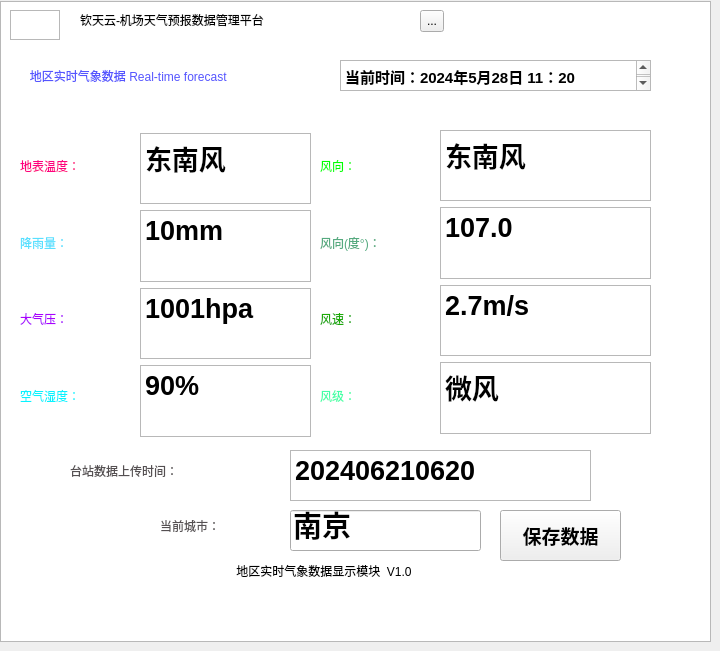
   <widget class="QWidget" name="tab">
    <attribute name="title">
     <string>实时气象数据</string>
    </attribute>
    <widget class="QLabel" name="labelV">
     <property name="geometry">
      <rect>
       <x>-30</x>
       <y>560</y>
       <width>551</width>
       <height>21</height>
      </rect>
     </property>
     <property name="styleSheet">
      <string notr="true">color: rgb(0, 0, 0);
font: 10pt &quot;Microsoft YaHei UI&quot;;</string>
     </property>
     <property name="text">
      <string>                                                                                地区实时气象数据显示模块  V1.0</string>
     </property>
    </widget>
    <widget class="QLabel" name="label">
     <property name="geometry">
      <rect>
       <x>20</x>
       <y>60</y>
       <width>311</width>
       <height>31</height>
      </rect>
     </property>
     <property name="styleSheet">
      <string notr="true">color: rgb(85, 85, 255);
font: 700 12pt &quot;Microsoft YaHei UI&quot;;
background-color: rgb(255, 255, 255);
alternate-background-color: rgb(0, 255, 127);</string>
     </property>
     <property name="text">
      <string>   地区实时气象数据 Real-time forecast</string>
     </property>
    </widget>
    <widget class="QLineEdit" name="Filedirectorycity1">
     <property name="geometry">
      <rect>
       <x>290</x>
       <y>510</y>
       <width>191</width>
       <height>41</height>
      </rect>
     </property>
     <property name="font">
      <font>
       <family>Microsoft YaHei UI</family>
       <pointsize>22</pointsize>
       <italic>false</italic>
       <bold>true</bold>
      </font>
     </property>
     <property name="styleSheet">
      <string notr="true">color: rgb(0, 0, 0);
font: 700 22pt &quot;Microsoft YaHei UI&quot;;</string>
     </property>
     <property name="text">
      <string>南京</string>
     </property>
    </widget>
    <widget class="QToolButton" name="Helpbut">
     <property name="geometry">
      <rect>
       <x>420</x>
       <y>10</y>
       <width>24</width>
       <height>22</height>
      </rect>
     </property>
     <property name="text">
      <string>...</string>
     </property>
    </widget>
    <widget class="QPushButton" name="SaveBtnnow">
     <property name="geometry">
      <rect>
       <x>500</x>
       <y>510</y>
       <width>121</width>
       <height>51</height>
      </rect>
     </property>
     <property name="sizePolicy">
      <sizepolicy hsizetype="Expanding" vsizetype="Expanding">
       <horstretch>0</horstretch>
       <verstretch>0</verstretch>
      </sizepolicy>
     </property>
     <property name="font">
      <font>
       <family>Microsoft New Tai Lue</family>
       <pointsize>14</pointsize>
       <italic>false</italic>
       <bold>true</bold>
      </font>
     </property>
     <property name="styleSheet">
      <string notr="true">font: 700 14pt &quot;Microsoft New Tai Lue&quot;;
</string>
     </property>
     <property name="text">
      <string>保存数据</string>
     </property>
    </widget>
    <widget class="QLabel" name="lablename1">
     <property name="geometry">
      <rect>
       <x>80</x>
       <y>10</y>
       <width>321</width>
       <height>20</height>
      </rect>
     </property>
     <property name="maximumSize">
      <size>
       <width>1000</width>
       <height>20</height>
      </size>
     </property>
     <property name="styleSheet">
      <string notr="true">font: 700 15pt &quot;Microsoft YaHei UI&quot;;
border-color: rgb(0, 255, 255);
color: rgb(0, 0, 0);
</string>
     </property>
     <property name="text">
      <string>钦天云-机场天气预报数据管理平台</string>
     </property>
    </widget>
    <widget class="QTextBrowser" name="Fig1">
     <property name="geometry">
      <rect>
       <x>10</x>
       <y>10</y>
       <width>50</width>
       <height>30</height>
      </rect>
     </property>
     <property name="maximumSize">
      <size>
       <width>50</width>
       <height>30</height>
      </size>
     </property>
     <property name="styleSheet">
      <string notr="true">border-image: url(:/svg/smog-solid.svg);</string>
     </property>
    </widget>
    <widget class="QTextEdit" name="textEditNowTime1">
     <property name="geometry">
      <rect>
       <x>340</x>
       <y>60</y>
       <width>311</width>
       <height>31</height>
      </rect>
     </property>
     <property name="styleSheet">
      <string notr="true">font: 11pt &quot;Microsoft YaHei UI&quot;;
alternate-background-color: rgb(170, 255, 127);
font: 700 11pt &quot;Microsoft YaHei UI&quot;;</string>
     </property>
     <property name="html">
      <string>&lt;!DOCTYPE HTML PUBLIC &quot;-//W3C//DTD HTML 4.0//EN&quot; &quot;http://www.w3.org/TR/REC-html40/strict.dtd&quot;&gt;
&lt;html&gt;&lt;head&gt;&lt;meta name=&quot;qrichtext&quot; content=&quot;1&quot; /&gt;&lt;meta charset=&quot;utf-8&quot; /&gt;&lt;style type=&quot;text/css&quot;&gt;
p, li { white-space: pre-wrap; }
hr { height: 1px; border-width: 0; }
li.unchecked::marker { content: &quot;\2610&quot;; }
li.checked::marker { content: &quot;\2612&quot;; }
&lt;/style&gt;&lt;/head&gt;&lt;body style=&quot; font-family:'Microsoft YaHei UI'; font-size:11pt; font-weight:700; font-style:normal;&quot;&gt;
&lt;p style=&quot; margin-top:0px; margin-bottom:0px; margin-left:0px; margin-right:0px; -qt-block-indent:0; text-indent:0px;&quot;&gt;当前时间：2024年5月28日 11：20&lt;/p&gt;&lt;/body&gt;&lt;/html&gt;</string>
     </property>
    </widget>
    <widget class="QWidget" name="layoutWidget_2">
     <property name="geometry">
      <rect>
       <x>440</x>
       <y>130</y>
       <width>211</width>
       <height>304</height>
      </rect>
     </property>
     <layout class="QVBoxLayout" name="verticalLayout_6">
      <item>
       <widget class="QTextEdit" name="textEditwinddir">
        <property name="styleSheet">
         <string notr="true">font: 700 12pt &quot;Microsoft YaHei UI&quot;;
font: 20pt &quot;Microsoft YaHei UI&quot;;</string>
        </property>
        <property name="html">
         <string>&lt;!DOCTYPE HTML PUBLIC &quot;-//W3C//DTD HTML 4.0//EN&quot; &quot;http://www.w3.org/TR/REC-html40/strict.dtd&quot;&gt;
&lt;html&gt;&lt;head&gt;&lt;meta name=&quot;qrichtext&quot; content=&quot;1&quot; /&gt;&lt;meta charset=&quot;utf-8&quot; /&gt;&lt;style type=&quot;text/css&quot;&gt;
p, li { white-space: pre-wrap; }
hr { height: 1px; border-width: 0; }
li.unchecked::marker { content: &quot;\2610&quot;; }
li.checked::marker { content: &quot;\2612&quot;; }
&lt;/style&gt;&lt;/head&gt;&lt;body style=&quot; font-family:'Microsoft YaHei UI'; font-size:20pt; font-weight:400; font-style:normal;&quot;&gt;
&lt;p style=&quot; margin-top:0px; margin-bottom:0px; margin-left:0px; margin-right:0px; -qt-block-indent:0; text-indent:0px;&quot;&gt;&lt;span style=&quot; font-weight:700;&quot;&gt;东南风&lt;/span&gt;&lt;/p&gt;&lt;/body&gt;&lt;/html&gt;</string>
        </property>
       </widget>
      </item>
      <item>
       <widget class="QTextEdit" name="textEditwinddirdegree">
        <property name="styleSheet">
         <string notr="true">font: 700 12pt &quot;Microsoft YaHei UI&quot;;
font: 20pt &quot;Microsoft YaHei UI&quot;;</string>
        </property>
        <property name="html">
         <string>&lt;!DOCTYPE HTML PUBLIC &quot;-//W3C//DTD HTML 4.0//EN&quot; &quot;http://www.w3.org/TR/REC-html40/strict.dtd&quot;&gt;
&lt;html&gt;&lt;head&gt;&lt;meta name=&quot;qrichtext&quot; content=&quot;1&quot; /&gt;&lt;meta charset=&quot;utf-8&quot; /&gt;&lt;style type=&quot;text/css&quot;&gt;
p, li { white-space: pre-wrap; }
hr { height: 1px; border-width: 0; }
li.unchecked::marker { content: &quot;\2610&quot;; }
li.checked::marker { content: &quot;\2612&quot;; }
&lt;/style&gt;&lt;/head&gt;&lt;body style=&quot; font-family:'Microsoft YaHei UI'; font-size:20pt; font-weight:400; font-style:normal;&quot;&gt;
&lt;p style=&quot; margin-top:0px; margin-bottom:0px; margin-left:0px; margin-right:0px; -qt-block-indent:0; text-indent:0px;&quot;&gt;&lt;span style=&quot; font-weight:700;&quot;&gt;107.0&lt;/span&gt;&lt;/p&gt;&lt;/body&gt;&lt;/html&gt;</string>
        </property>
       </widget>
      </item>
      <item>
       <widget class="QTextEdit" name="textEditwindspeed">
        <property name="styleSheet">
         <string notr="true">font: 700 12pt &quot;Microsoft YaHei UI&quot;;
font: 20pt &quot;Microsoft YaHei UI&quot;;</string>
        </property>
        <property name="html">
         <string>&lt;!DOCTYPE HTML PUBLIC &quot;-//W3C//DTD HTML 4.0//EN&quot; &quot;http://www.w3.org/TR/REC-html40/strict.dtd&quot;&gt;
&lt;html&gt;&lt;head&gt;&lt;meta name=&quot;qrichtext&quot; content=&quot;1&quot; /&gt;&lt;meta charset=&quot;utf-8&quot; /&gt;&lt;style type=&quot;text/css&quot;&gt;
p, li { white-space: pre-wrap; }
hr { height: 1px; border-width: 0; }
li.unchecked::marker { content: &quot;\2610&quot;; }
li.checked::marker { content: &quot;\2612&quot;; }
&lt;/style&gt;&lt;/head&gt;&lt;body style=&quot; font-family:'Microsoft YaHei UI'; font-size:20pt; font-weight:400; font-style:normal;&quot;&gt;
&lt;p style=&quot; margin-top:0px; margin-bottom:0px; margin-left:0px; margin-right:0px; -qt-block-indent:0; text-indent:0px;&quot;&gt;&lt;span style=&quot; font-weight:700;&quot;&gt;2.7m/s&lt;/span&gt;&lt;/p&gt;&lt;/body&gt;&lt;/html&gt;</string>
        </property>
       </widget>
      </item>
      <item>
       <widget class="QTextEdit" name="textEditwindsca">
        <property name="styleSheet">
         <string notr="true">font: 700 12pt &quot;Microsoft YaHei UI&quot;;
font: 20pt &quot;Microsoft YaHei UI&quot;;</string>
        </property>
        <property name="html">
         <string>&lt;!DOCTYPE HTML PUBLIC &quot;-//W3C//DTD HTML 4.0//EN&quot; &quot;http://www.w3.org/TR/REC-html40/strict.dtd&quot;&gt;
&lt;html&gt;&lt;head&gt;&lt;meta name=&quot;qrichtext&quot; content=&quot;1&quot; /&gt;&lt;meta charset=&quot;utf-8&quot; /&gt;&lt;style type=&quot;text/css&quot;&gt;
p, li { white-space: pre-wrap; }
hr { height: 1px; border-width: 0; }
li.unchecked::marker { content: &quot;\2610&quot;; }
li.checked::marker { content: &quot;\2612&quot;; }
&lt;/style&gt;&lt;/head&gt;&lt;body style=&quot; font-family:'Microsoft YaHei UI'; font-size:20pt; font-weight:400; font-style:normal;&quot;&gt;
&lt;p style=&quot; margin-top:0px; margin-bottom:0px; margin-left:0px; margin-right:0px; -qt-block-indent:0; text-indent:0px;&quot;&gt;&lt;span style=&quot; font-weight:700;&quot;&gt;微风&lt;/span&gt;&lt;/p&gt;&lt;/body&gt;&lt;/html&gt;</string>
        </property>
       </widget>
      </item>
     </layout>
    </widget>
    <widget class="QWidget" name="layoutWidget_3">
     <property name="geometry">
      <rect>
       <x>320</x>
       <y>130</y>
       <width>135</width>
       <height>301</height>
      </rect>
     </property>
     <layout class="QVBoxLayout" name="verticalLayout_7">
      <item>
       <widget class="QLabel" name="label_9">
        <property name="styleSheet">
         <string notr="true">font: 18pt &quot;安景臣毛笔行书&quot;;
color: rgb(0, 255, 0);

</string>
        </property>
        <property name="text">
         <string>风向：</string>
        </property>
       </widget>
      </item>
      <item>
       <widget class="QLabel" name="label_6">
        <property name="styleSheet">
         <string notr="true">font: 18pt &quot;安景臣毛笔行书&quot;;
color: rgb(85, 170, 127);

</string>
        </property>
        <property name="text">
         <string>风向(度°)：</string>
        </property>
       </widget>
      </item>
      <item>
       <widget class="QLabel" name="label_7">
        <property name="styleSheet">
         <string notr="true">font: 18pt &quot;安景臣毛笔行书&quot;;
color: rgb(28, 170, 7);

</string>
        </property>
        <property name="text">
         <string>风速：</string>
        </property>
       </widget>
      </item>
      <item>
       <widget class="QLabel" name="label_8">
        <property name="styleSheet">
         <string notr="true">font: 18pt &quot;安景臣毛笔行书&quot;;
color: rgb(67, 255, 167);

</string>
        </property>
        <property name="text">
         <string>风级：</string>
        </property>
       </widget>
      </item>
     </layout>
    </widget>
    <widget class="QLabel" name="label_10">
     <property name="geometry">
      <rect>
       <x>70</x>
       <y>440</y>
       <width>211</width>
       <height>61</height>
      </rect>
     </property>
     <property name="styleSheet">
      <string notr="true">font: 18pt &quot;安景臣毛笔行书&quot;;
color: rgb(85, 80, 82);

</string>
     </property>
     <property name="text">
      <string>台站数据上传时间：</string>
     </property>
    </widget>
    <widget class="QTextEdit" name="textEdittimeupdate">
     <property name="geometry">
      <rect>
       <x>290</x>
       <y>450</y>
       <width>301</width>
       <height>51</height>
      </rect>
     </property>
     <property name="styleSheet">
      <string notr="true">font: 700 12pt &quot;Microsoft YaHei UI&quot;;
font: 20pt &quot;Microsoft YaHei UI&quot;;</string>
     </property>
     <property name="html">
      <string>&lt;!DOCTYPE HTML PUBLIC &quot;-//W3C//DTD HTML 4.0//EN&quot; &quot;http://www.w3.org/TR/REC-html40/strict.dtd&quot;&gt;
&lt;html&gt;&lt;head&gt;&lt;meta name=&quot;qrichtext&quot; content=&quot;1&quot; /&gt;&lt;meta charset=&quot;utf-8&quot; /&gt;&lt;style type=&quot;text/css&quot;&gt;
p, li { white-space: pre-wrap; }
hr { height: 1px; border-width: 0; }
li.unchecked::marker { content: &quot;\2610&quot;; }
li.checked::marker { content: &quot;\2612&quot;; }
&lt;/style&gt;&lt;/head&gt;&lt;body style=&quot; font-family:'Microsoft YaHei UI'; font-size:20pt; font-weight:400; font-style:normal;&quot;&gt;
&lt;p style=&quot; margin-top:0px; margin-bottom:0px; margin-left:0px; margin-right:0px; -qt-block-indent:0; text-indent:0px;&quot;&gt;&lt;span style=&quot; font-weight:700;&quot;&gt;202406210620&lt;/span&gt;&lt;/p&gt;&lt;/body&gt;&lt;/html&gt;</string>
     </property>
    </widget>
    <widget class="QLabel" name="label_11">
     <property name="geometry">
      <rect>
       <x>160</x>
       <y>500</y>
       <width>131</width>
       <height>51</height>
      </rect>
     </property>
     <property name="styleSheet">
      <string notr="true">font: 18pt &quot;安景臣毛笔行书&quot;;
color: rgb(85, 80, 82);
</string>
     </property>
     <property name="text">
      <string>当前城市：</string>
     </property>
    </widget>
    <widget class="QWidget" name="layoutWidget">
     <property name="geometry">
      <rect>
       <x>20</x>
       <y>130</y>
       <width>120</width>
       <height>301</height>
      </rect>
     </property>
     <layout class="QVBoxLayout" name="verticalLayout_5">
      <item>
       <widget class="QLabel" name="label_2">
        <property name="styleSheet">
         <string notr="true">font: 18pt &quot;安景臣毛笔行书&quot;;
color: rgb(255, 0, 127);

</string>
        </property>
        <property name="text">
         <string>地表温度：</string>
        </property>
       </widget>
      </item>
      <item>
       <widget class="QLabel" name="label_3">
        <property name="styleSheet">
         <string notr="true">font: 18pt &quot;安景臣毛笔行书&quot;;
color: rgb(87, 224, 255);

</string>
        </property>
        <property name="text">
         <string>降雨量：</string>
        </property>
       </widget>
      </item>
      <item>
       <widget class="QLabel" name="label_4">
        <property name="styleSheet">
         <string notr="true">font: 18pt &quot;安景臣毛笔行书&quot;;
color: rgb(170, 0, 255);

</string>
        </property>
        <property name="text">
         <string>大气压：</string>
        </property>
       </widget>
      </item>
      <item>
       <widget class="QLabel" name="label_5">
        <property name="styleSheet">
         <string notr="true">font: 18pt &quot;安景臣毛笔行书&quot;;
color: rgb(7, 243, 255);

</string>
        </property>
        <property name="text">
         <string>空气湿度：</string>
        </property>
       </widget>
      </item>
     </layout>
    </widget>
    <widget class="QWidget" name="layoutWidget_4">
     <property name="geometry">
      <rect>
       <x>140</x>
       <y>133</y>
       <width>171</width>
       <height>304</height>
      </rect>
     </property>
     <layout class="QVBoxLayout" name="verticalLayout_8">
      <item>
       <widget class="QTextEdit" name="textEdittemper">
        <property name="styleSheet">
         <string notr="true">font: 700 12pt &quot;Microsoft YaHei UI&quot;;
font: 20pt &quot;Microsoft YaHei UI&quot;;</string>
        </property>
        <property name="html">
         <string>&lt;!DOCTYPE HTML PUBLIC &quot;-//W3C//DTD HTML 4.0//EN&quot; &quot;http://www.w3.org/TR/REC-html40/strict.dtd&quot;&gt;
&lt;html&gt;&lt;head&gt;&lt;meta name=&quot;qrichtext&quot; content=&quot;1&quot; /&gt;&lt;meta charset=&quot;utf-8&quot; /&gt;&lt;style type=&quot;text/css&quot;&gt;
p, li { white-space: pre-wrap; }
hr { height: 1px; border-width: 0; }
li.unchecked::marker { content: &quot;\2610&quot;; }
li.checked::marker { content: &quot;\2612&quot;; }
&lt;/style&gt;&lt;/head&gt;&lt;body style=&quot; font-family:'Microsoft YaHei UI'; font-size:20pt; font-weight:400; font-style:normal;&quot;&gt;
&lt;p style=&quot; margin-top:0px; margin-bottom:0px; margin-left:0px; margin-right:0px; -qt-block-indent:0; text-indent:0px;&quot;&gt;&lt;span style=&quot; font-weight:700;&quot;&gt;东南风&lt;/span&gt;&lt;/p&gt;&lt;/body&gt;&lt;/html&gt;</string>
        </property>
       </widget>
      </item>
      <item>
       <widget class="QTextEdit" name="textEditprcp">
        <property name="styleSheet">
         <string notr="true">font: 700 12pt &quot;Microsoft YaHei UI&quot;;
font: 20pt &quot;Microsoft YaHei UI&quot;;</string>
        </property>
        <property name="html">
         <string>&lt;!DOCTYPE HTML PUBLIC &quot;-//W3C//DTD HTML 4.0//EN&quot; &quot;http://www.w3.org/TR/REC-html40/strict.dtd&quot;&gt;
&lt;html&gt;&lt;head&gt;&lt;meta name=&quot;qrichtext&quot; content=&quot;1&quot; /&gt;&lt;meta charset=&quot;utf-8&quot; /&gt;&lt;style type=&quot;text/css&quot;&gt;
p, li { white-space: pre-wrap; }
hr { height: 1px; border-width: 0; }
li.unchecked::marker { content: &quot;\2610&quot;; }
li.checked::marker { content: &quot;\2612&quot;; }
&lt;/style&gt;&lt;/head&gt;&lt;body style=&quot; font-family:'Microsoft YaHei UI'; font-size:20pt; font-weight:400; font-style:normal;&quot;&gt;
&lt;p style=&quot; margin-top:0px; margin-bottom:0px; margin-left:0px; margin-right:0px; -qt-block-indent:0; text-indent:0px;&quot;&gt;&lt;span style=&quot; font-weight:700;&quot;&gt;10mm&lt;/span&gt;&lt;/p&gt;&lt;/body&gt;&lt;/html&gt;</string>
        </property>
       </widget>
      </item>
      <item>
       <widget class="QTextEdit" name="textEditpresure">
        <property name="styleSheet">
         <string notr="true">font: 700 12pt &quot;Microsoft YaHei UI&quot;;
font: 20pt &quot;Microsoft YaHei UI&quot;;</string>
        </property>
        <property name="html">
         <string>&lt;!DOCTYPE HTML PUBLIC &quot;-//W3C//DTD HTML 4.0//EN&quot; &quot;http://www.w3.org/TR/REC-html40/strict.dtd&quot;&gt;
&lt;html&gt;&lt;head&gt;&lt;meta name=&quot;qrichtext&quot; content=&quot;1&quot; /&gt;&lt;meta charset=&quot;utf-8&quot; /&gt;&lt;style type=&quot;text/css&quot;&gt;
p, li { white-space: pre-wrap; }
hr { height: 1px; border-width: 0; }
li.unchecked::marker { content: &quot;\2610&quot;; }
li.checked::marker { content: &quot;\2612&quot;; }
&lt;/style&gt;&lt;/head&gt;&lt;body style=&quot; font-family:'Microsoft YaHei UI'; font-size:20pt; font-weight:400; font-style:normal;&quot;&gt;
&lt;p style=&quot; margin-top:0px; margin-bottom:0px; margin-left:0px; margin-right:0px; -qt-block-indent:0; text-indent:0px;&quot;&gt;&lt;span style=&quot; font-weight:700;&quot;&gt;1001hpa&lt;/span&gt;&lt;/p&gt;&lt;/body&gt;&lt;/html&gt;</string>
        </property>
       </widget>
      </item>
      <item>
       <widget class="QTextEdit" name="textEditrh">
        <property name="styleSheet">
         <string notr="true">font: 700 12pt &quot;Microsoft YaHei UI&quot;;
font: 20pt &quot;Microsoft YaHei UI&quot;;</string>
        </property>
        <property name="html">
         <string>&lt;!DOCTYPE HTML PUBLIC &quot;-//W3C//DTD HTML 4.0//EN&quot; &quot;http://www.w3.org/TR/REC-html40/strict.dtd&quot;&gt;
&lt;html&gt;&lt;head&gt;&lt;meta name=&quot;qrichtext&quot; content=&quot;1&quot; /&gt;&lt;meta charset=&quot;utf-8&quot; /&gt;&lt;style type=&quot;text/css&quot;&gt;
p, li { white-space: pre-wrap; }
hr { height: 1px; border-width: 0; }
li.unchecked::marker { content: &quot;\2610&quot;; }
li.checked::marker { content: &quot;\2612&quot;; }
&lt;/style&gt;&lt;/head&gt;&lt;body style=&quot; font-family:'Microsoft YaHei UI'; font-size:20pt; font-weight:400; font-style:normal;&quot;&gt;
&lt;p style=&quot; margin-top:0px; margin-bottom:0px; margin-left:0px; margin-right:0px; -qt-block-indent:0; text-indent:0px;&quot;&gt;&lt;span style=&quot; font-weight:700;&quot;&gt;90%&lt;/span&gt;&lt;/p&gt;&lt;/body&gt;&lt;/html&gt;</string>
        </property>
       </widget>
      </item>
     </layout>
    </widget>
    <widget class="QTableView" name="fig1">
     <property name="geometry">
      <rect>
       <x>0</x>
       <y>1</y>
       <width>711</width>
       <height>641</height>
      </rect>
     </property>
     <property name="styleSheet">
      <string notr="true">background-image: url(:/jpg/飞机跑道.jpg);</string>
     </property>
    </widget>
    <zorder>fig1</zorder>
    <zorder>layoutWidget</zorder>
    <zorder>labelV</zorder>
    <zorder>Filedirectorycity1</zorder>
    <zorder>Helpbut</zorder>
    <zorder>SaveBtnnow</zorder>
    <zorder>lablename1</zorder>
    <zorder>Fig1</zorder>
    <zorder>layoutWidget_2</zorder>
    <zorder>layoutWidget_3</zorder>
    <zorder>textEditNowTime1</zorder>
    <zorder>label</zorder>
    <zorder>label_10</zorder>
    <zorder>textEdittimeupdate</zorder>
    <zorder>label_11</zorder>
    <zorder>layoutWidget_4</zorder>
   </widget>
